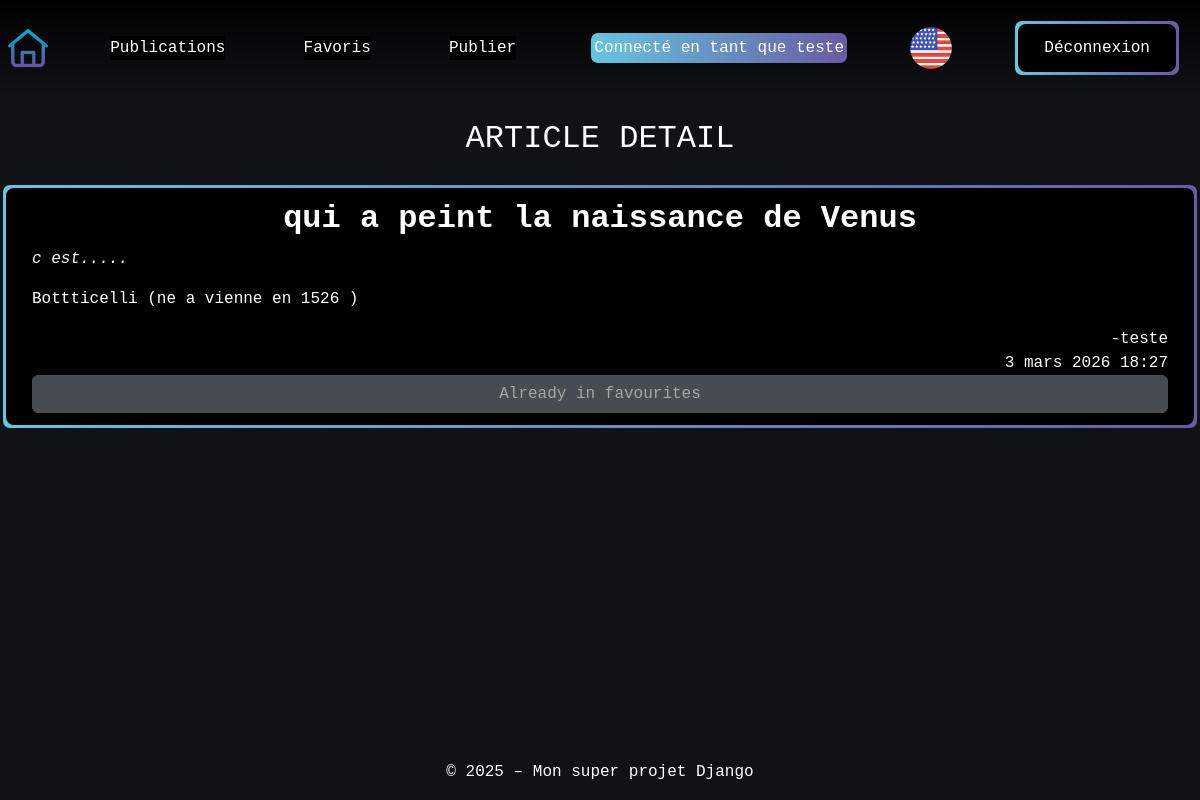
The page /fr/articles/35/ (signed in) on the database its author committed.
### articles/models.py (models this page shows, shortened)
class Article(models.Model):
    title = models.CharField(max_length=64, null=False)
    author = models.ForeignKey(
        settings.AUTH_USER_MODEL,
        on_delete=models.CASCADE,
        related_name="article",
        null=False
    )
    created = models.DateTimeField(auto_now_add=True, null=False)
    synopsis = models.CharField(max_length=312, null=False)
    content = models.TextField(null=False)

### articles/views.py (the view)
# urls.py: path('<int:pk>/', ArticleDetailView.as_view(), name='article-detail'),
class ArticleDetailView(DetailView):
    model = Article
    template_name = "articles/detail.html"
    context_object_name = "article"
    ordering = ['-created']
    def get_context_data(self, **kwargs):
        context = super().get_context_data(**kwargs)
        user = self.request.user
        context['already_fav'] = False
        if user.is_authenticated:
            context['already_fav'] = UserFavouriteArticle.objects.filter(user=user, article=self.object).exists()
        return context

### articles/templates/articles/detail.html
{% extends "base.html" %}
{% load i18n %}
{% load static %}
{% block extra_css %}
 <link rel="stylesheet" href="{% static 'articles/css/articles.css' %}">
{% endblock %}
{% block content %}
<div class="page-content">
    <h2 class="text-center m-4">ARTICLE DETAIL</h2>
    <div class="detail-container div-wrapper">
        <div class="div-overlay d-flex flex-column">
            <h2 class="fw-bold text-center">{{ article.title }}</h2>
            <p class="fst-italic"> {{ article.synopsis}} </p>
            <div>
                <p>{{ article.content }}</p>
            </div>
            <div class="d-flex flex-column text-end">
                <span>-{{ article.author }}</span>
                <span> {{ article.created }}</span>
            </div>
            {% if already_fav %}
                <button class="btn btn-secondary" disabled>
                    {% trans "Already in favourites" %}
                </button>
            {% else %}
                <form method="post" action="{% url 'articles:add-favourite' article.pk %}">
                    {% csrf_token %}
                    <button class="btn" type="submit">{% trans "Add to favourite" %}</button>
                </form>
            {% endif %}
        </div>
    </div>
</div>
{% endblock %}

### templates/base.html (shortened to what this page needs)
{% load static %}
{% load django_browser_reload %}
{% load django_bootstrap5 %}
{% load i18n %}
<!DOCTYPE html>
<html lang="{{ LANGUAGE_CODE }}">
    <head>
        {% bootstrap_css %}
        {% block style %}<link rel="stylesheet" href="{% static 'css/style.css' %}">{% endblock %}
        {% block extra_css %}{% endblock %}
        <link rel="stylesheet" href="https://cdn.jsdelivr.net/npm/bootstrap-icons@1.11.1/font/bootstrap-icons.css">
    </head>
    <body class="">
        <div class="text-white page-container w-auto d-flex flex-column">
            <header class="w-100 d-flex">
                <nav class="w-100 h-auto p-2 d-flex flex-row justify-content-between align-items-center">
                    <div class="fw-bold">
                        <a asChild href="{% url 'home' %}" >
                            <img src={% static 'images/home.png' %} alt="home-icon" style="width: 40px;" class="">
                        </a>
                    </div>
                    {% if user.is_authenticated or user.is_staff %}
                     <div class="btn-nav-wrapper">
                        <a asChild href="{% url 'articles:user-publications' %}" class="btn-nav-overlay">{% trans "Publications" %}</a>
                    </div>
                    <div class="btn-nav-wrapper">
                        <a asChild href="{% url 'articles:favourites-list' %}" class="btn-nav-overlay">{% trans "Favourites" %}</a>
                    </div>
                     <div class="btn-nav-wrapper">
                        <a asChild href="{% url 'articles:publish-articles' %}" class="btn-nav-overlay">{% trans "Publish" %}</a>
                    </div>
                    <div class="div-wrapper">
                        <span>{% trans "Logged as" %} {{ request.user.username}}</span>
                    </div>
                    <form action="{% url 'set_language' %}" method="post" class="language">
                        {% get_current_language as CURRENT_LANGUAGE %}
                        {% if CURRENT_LANGUAGE == "en" %}
                            {% comment %} mettre un drapeau de la langue {% endcomment %}
                            <button asChild class ="icons" type="submit" name="language" value="fr">
                                <img src={% static '/images/french.png' %} alt="French-icon">
                            </button>
                        {% else %}
                            <button asChild class="icons" type="submit" name="language" value="en">
                                <img src={% static 'images/english.png' %} alt="English-icon">
                            </button>
                        {% endif %}
                    </form>
                    <div class="btn-wrapper">
                        <form method="post" action="{% url 'logout' %}">
                            <button
                                type="submit"
                                onclick="return confirm('Do you want to logout ?');"
                                class="btn btn-overlay">
                                {% trans "LOGOUT" %}
                            </button>
                        </form>
                    </div>
                    {% endif %}
                </nav>
            </header>
            <main class="d-flex flex-fill justify-content-center ">
                <div class="toast-container position-fixed bottom-0 end-0 p-3">
                </div>
                {% block content %}{% endblock %}
            </main>
            <footer class="text-center">
                <p>© 2025 – {% trans "My awesome Django project" %}</p>
            </footer>
        </div>
    </body>
</html>

### static/css/style.css (style rules this page uses)
:root { --blue: #66C6DE; --purple: #695BA4; }
html, body { background-color: #111216; width: 100%; height: 100%; font-family: 'Courier New', Courier, monospace; ; }
.page-container { width: 100%; height: 100%; display: flex; flex-direction: column; align-items: center; }
header { background-color: black; background-image: linear-gradient(to bottom, #000000, #111216); }
.icons { background-color: transparent; border: 0; padding: 0; }
.btn-wrapper, .div-wrapper { position: relative; display: flex; align-items: center; margin: 10px; padding: 3px; background-clip: padding-box, border-box; border:3px solid transparent; font-size: 16px; color: white; background-color: transparent; border-radius: 10px; border: 3px solid transparent; background-image: linear-gradient(90deg, var(--blue), var(--purple)); }
.btn-overlay, .div-overlay { display: flex; justify-content: center; justify-items: center; width: 100%; position: relative; padding: 12px 26px; font-size: 16px; color: white; background-color: black; border: none; border-radius: 8px; transition: background-color 0.3s ease, transform 0.2s ease; outline: none; box-shadow: none; }
.btn { transition: all 0.2s ease-in-out; cursor: pointer; color: white; }
.btn-nav-wrapper { position: relative; display: flex; align-items: center; margin: 10px; padding: 3px; background-clip: padding-box, border-box; border:3px solid transparent; font-size: 16px; color: white; background-color: transparent; border-radius: 10px; border: 3px solid transparent; }
.btn-nav-overlay { background-color: black; }
a { text-decoration: none; color: inherit; }

### articles/static/articles/css/articles.css (style rules this page uses)
@media (min-width: 1200px) { .detail-container { width: 1200px; } }
.language { text-align: end; border-radius: 90%; }

### rows shown on the page
Article: title "qui a peint la naissance de Venus", synopsis "c est.....", content "Bottticelli (ne a vienne en 1526 )", author "teste", created "3 mars 2026 18:27"

### other values the page prints
{{ request.user.username }} "teste"
